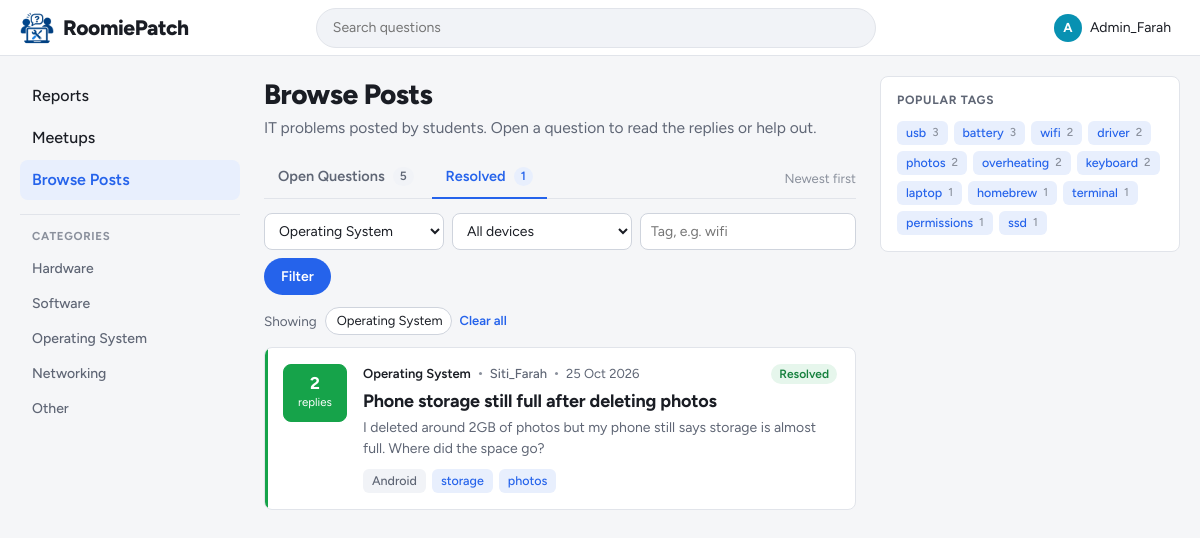
The app's page /student/browse.php?status=resolved&category=3 (signed in), older data.
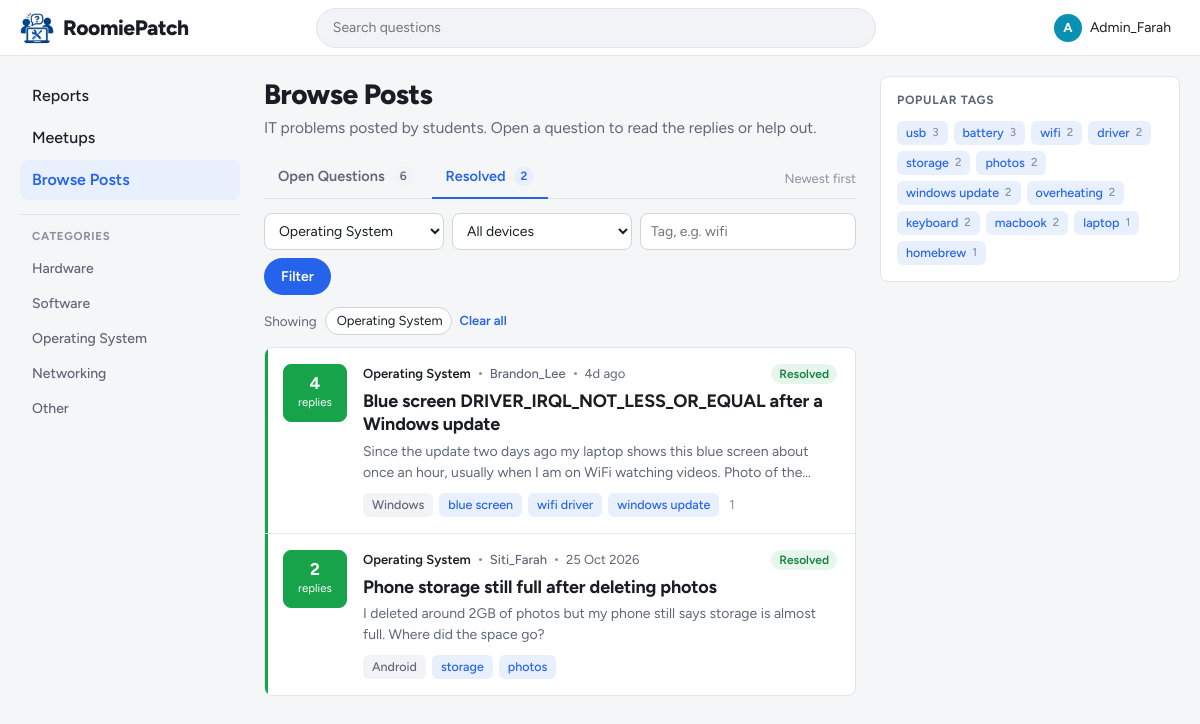
The same page, newer data.
### tables this page shows
CREATE TABLE categories (
    category_id   INT AUTO_INCREMENT PRIMARY KEY,
    category_name VARCHAR(50) NOT NULL UNIQUE
);

CREATE TABLE posts (
    post_id     INT AUTO_INCREMENT PRIMARY KEY,
    user_id     INT NOT NULL,
    title       VARCHAR(150) NOT NULL,
    description TEXT NOT NULL,
    category_id INT NOT NULL,
    device_os   ENUM('Windows', 'macOS', 'Linux', 'Android', 'iOS', 'Other') NOT NULL,
    tags        VARCHAR(255) NULL,                 
    status      ENUM('Open', 'Resolved') NOT NULL DEFAULT 'Open',
    created_at  DATETIME NOT NULL DEFAULT CURRENT_TIMESTAMP,
    FOREIGN KEY (user_id) REFERENCES users(user_id) ON DELETE CASCADE,
    FOREIGN KEY (category_id) REFERENCES categories(category_id)
);

CREATE TABLE users (
    user_id   INT AUTO_INCREMENT PRIMARY KEY,
    username  VARCHAR(50)  NOT NULL UNIQUE,
    login_id  VARCHAR(20)  NOT NULL UNIQUE,       
    password  VARCHAR(255) NOT NULL,              
    role      ENUM('student', 'admin') NOT NULL DEFAULT 'student',
     
     
    reputation INT NOT NULL DEFAULT 0,
    bio       TEXT NULL
);

### includes/functions.php (called while the page is built, shortened)
<?php
function e($text)
{
    return htmlspecialchars((string) $text, ENT_QUOTES, 'UTF-8');
}
function time_ago($datetime)
{
    $seconds = time() - strtotime($datetime);
    if ($seconds < 7 * 86400) {
        return floor($seconds / 86400) . 'd ago';
    }
    return date('j M Y', strtotime($datetime));
}
function excerpt($text, $length = 160)
{
    $text = trim($text);
    if (mb_strlen($text) <= $length) {
        return $text;
    }
    return rtrim(mb_substr($text, 0, $length)) . '...';
}
function tag_list($tags)
{
    $list = [];
    foreach (explode(',', (string) $tags) as $tag) {
        $tag = trim($tag);
        if ($tag !== '') {
            $list[] = $tag;
        }
    }
    return $list;
}
function get_text($name, $max = 100)
{
    $value = $_GET[$name] ?? '';
    return mb_substr(trim($value), 0, $max);
}

### student/browse.php (the view, shortened to what the changed rows need)
<?php
include '../includes/header.php';
$status   = get_text('status') === 'resolved' ? 'Resolved' : 'Open';
$q        = get_text('q', 100);
$category = (int) get_text('category');
$device   = in_array(get_text('device'), DEVICE_OPTIONS, true) ? get_text('device') : '';
$tag      = get_text('tag', 50);
$categories = $conn->query('SELECT category_id, category_name FROM categories ORDER BY category_id')->fetch_all(MYSQLI_ASSOC);
$category_name = '';
foreach ($categories as $cat) {
    if ((int) $cat['category_id'] === $category) {
        $category_name = $cat['category_name'];
    }
}
$where  = [];
$types  = '';
$params = [];
if ($category > 0) {
    $where[] = 'p.category_id = ?';
    $types .= 'i';
    $params[] = $category;
}
$count_sql = 'SELECT p.status, COUNT(*) AS total FROM posts p'
    . ($where ? ' WHERE ' . implode(' AND ', $where) : '')
    . ' GROUP BY p.status';
$stmt = $conn->prepare($count_sql);
if ($types !== '') {
    $stmt->bind_param($types, ...$params);
}
$stmt->execute();
$counts = ['Open' => 0, 'Resolved' => 0];
foreach ($stmt->get_result() as $row) {
    $counts[$row['status']] = (int) $row['total'];
}
$list_where = array_merge($where, ['p.status = ?']);
$stmt = $conn->prepare(POST_LIST_SQL . ' WHERE ' . implode(' AND ', $list_where) . ' ORDER BY p.created_at DESC');
$stmt->bind_param($types . 's', ...array_merge($params, [$status]));
$stmt->execute();
$posts = $stmt->get_result();
$tag_counts = [];
foreach ($conn->query('SELECT tags FROM posts') as $row) {
    foreach (tag_list($row['tags']) as $t) {
        $key = strtolower($t);
        $tag_counts[$key] = ($tag_counts[$key] ?? 0) + 1;
    }
}
arsort($tag_counts);
$tag_counts = array_slice($tag_counts, 0, 12, true);
function browse_url($changes = [])
{
    global $status, $q, $category, $device, $tag;
    $query = array_merge([
        'status'   => $status === 'Resolved' ? 'resolved' : '',
        'q'        => $q,
        'category' => $category ?: '',
        'device'   => $device,
        'tag'      => $tag,
    ], $changes);
    $query = array_filter($query, function ($value) {
        return $value !== '' && $value !== null;
    });
    return BASE_URL . 'student/browse.php' . ($query ? '?' . http_build_query($query) : '');
}
$has_filters = $q !== '' || $category > 0 || $device !== '' || $tag !== '';
?>
<main class="content">
    <div class="page-head">
        <h1>Browse Posts</h1>
    </div>
    <div class="tabs-row">
        <nav class="tabs" aria-label="Post status">
            <a class="tab<?= $status === 'Open' ? ' active' : '' ?>" href="<?= e(browse_url(['status' => ''])) ?>"
               <?= $status === 'Open' ? 'aria-current="page"' : '' ?>>
                Open Questions <span class="tab-count"><?= $counts['Open'] ?></span>
            </a>
            <a class="tab<?= $status === 'Resolved' ? ' active' : '' ?>" href="<?= e(browse_url(['status' => 'resolved'])) ?>"
               <?= $status === 'Resolved' ? 'aria-current="page"' : '' ?>>
                Resolved <span class="tab-count"><?= $counts['Resolved'] ?></span>
            </a>
        </nav>
    </div>
    <?php if ($has_filters): ?>
        <div class="active-filters">
            <span>Showing</span>
            <?php if ($category > 0): ?>
                <a class="filter-pill" href="<?= e(browse_url(['category' => ''])) ?>" title="Remove category filter">
                    <?= e($category_name) ?> <?= icon('close', 14) ?>
                </a>
            <?php endif; ?>
            <a class="clear-filters" href="<?= e(browse_url(['q' => '', 'category' => '', 'device' => '', 'tag' => ''])) ?>">Clear all</a>
        </div>
    <?php endif; ?>
    <div class="feed">
        <?php if ($posts->num_rows === 0): ?>
            <div class="empty-state">
                <?php if ($has_filters): ?>
                    <strong>No <?= $status === 'Open' ? 'open' : 'resolved' ?> questions match</strong>
                    Try removing a filter or searching for something else.
                <?php elseif ($status === 'Open'): ?>
                    <strong>No open questions</strong>
                    Every question has been resolved. Nice work, everyone.
                <?php else: ?>
                    <strong>No resolved questions yet</strong>
                    Questions appear here once the author marks a reply as resolved.
                <?php endif; ?>
            </div>
        <?php else: ?>
            <?php while ($post = $posts->fetch_assoc()): ?>
                <?php include '../includes/post_card.php'; ?>
            <?php endwhile; ?>
        <?php endif; ?>
    </div>
</main>
<aside class="rail">
    <section class="rail-box">
        <h2>Popular tags</h2>
        <?php if (!$tag_counts): ?>
            <p>No tags yet.</p>
        <?php else: ?>
            <div class="tag-cloud">
                <?php foreach ($tag_counts as $name => $total): ?>
                    <a class="chip<?= strcasecmp($name, $tag) === 0 ? ' chip-active' : '' ?>" href="<?= e(browse_url(['tag' => $name])) ?>">
                        <?= e($name) ?><span class="chip-count"><?= $total ?></span>
                    </a>
                <?php endforeach; ?>
            </div>
        <?php endif; ?>
    </section>
</aside>
<?php include '../includes/footer.php'; ?>

### includes/sidebar.php (shortened to what the changed rows need)
<nav class="sidebar" aria-label="Main">
    <div class="nav-group">
        <h2 class="nav-heading">Categories</h2>
        <?php
        $categories = $conn->query('SELECT category_id, category_name FROM categories ORDER BY category_id');
        while ($cat = $categories->fetch_assoc()):
        ?>
            <a class="nav-link nav-link-plain" href="<?= BASE_URL ?>student/browse.php?category=<?= (int) $cat['category_id'] ?>">
                <?= e($cat['category_name']) ?>
            </a>
        <?php endwhile; ?>
    </div>
</nav>

### includes/post_card.php (shortened to what the changed rows need)
<?php
$is_resolved = $post['status'] === 'Resolved';
$post_link = BASE_URL . 'student/post.php?id=' . (int) $post['post_id'];
$profile_link = BASE_URL . 'student/profile.php?id=' . (int) $post['user_id'];
$replies_label = $post['reply_count'] == 1 ? 'reply' : 'replies';
?>
<article class="post-card<?= $is_resolved ? ' is-resolved' : '' ?>">
    <div class="post-stat<?= $is_resolved ? ' resolved' : '' ?>"
         title="<?= $is_resolved ? 'Resolved' : 'Open' ?>, <?= (int) $post['reply_count'] ?> <?= $replies_label ?>">
        <span class="post-stat-count"><?= (int) $post['reply_count'] ?></span>
        <span class="post-stat-label"><?= $replies_label ?></span>
    </div>
    <div class="post-body">
        <div class="post-meta">
            <span class="post-category"><?= e($post['category_name']) ?></span>
            <span class="dot" aria-hidden="true"></span>
            <a class="post-author" href="<?= $profile_link ?>"><?= e($post['username']) ?></a>
            <span class="dot" aria-hidden="true"></span>
            <time datetime="<?= e($post['created_at']) ?>"><?= e(time_ago($post['created_at'])) ?></time>
            <?php if ($is_resolved): ?>
                <span class="status-badge resolved"><?= icon('check', 14) ?>Resolved</span>
            <?php else: ?>
                <span class="status-badge open">Open</span>
            <?php endif; ?>
        </div>
        <h3 class="post-title"><a href="<?= $post_link ?>"><?= e($post['title']) ?></a></h3>
        <p class="post-excerpt"><?= e(excerpt($post['description'])) ?></p>
        <div class="post-footer">
            <span class="chip chip-device"><?= e($post['device_os']) ?></span>
            <?php foreach (tag_list($post['tags']) as $card_tag): ?>
                <a class="chip" href="<?= BASE_URL ?>student/browse.php?tag=<?= urlencode($card_tag) ?>"><?= e($card_tag) ?></a>
            <?php endforeach; ?>
            <?php if ($post['image_count'] > 0): ?>
                <span class="post-images-count" title="Has <?= (int) $post['image_count'] ?> image(s) attached">
                    <?= icon('image', 15) ?><?= (int) $post['image_count'] ?>
                </span>
            <?php endif; ?>
        </div>
    </div>
</article>

Row changes from the older to the newer data that the page shows:
added posts: reply_count "4", replies_label "replies", category.category_name "Operating System", user.username "Brandon_Lee", created_at "4d ago", title "Blue screen DRIVER_IRQL_NOT_LESS_OR_EQUAL after a Windows update", description "Since the update two days ago my laptop shows this blue screen about once an hour, usually when I am on WiFi watching videos. Photo of…", device_os "Windows", tags "blue screen", tags "wifi driver", tags "windows update", image_count "1"
Text that changed along with them:
$counts['Open']: "5" → "6"
$counts['Resolved']: "1" → "2"
new list line: "storage 2"
new list line: "windows update 2"
new list line: "macbook 2"
list line gone: "terminal 1"
list line gone: "permissions 1"
list line gone: "ssd 1"
